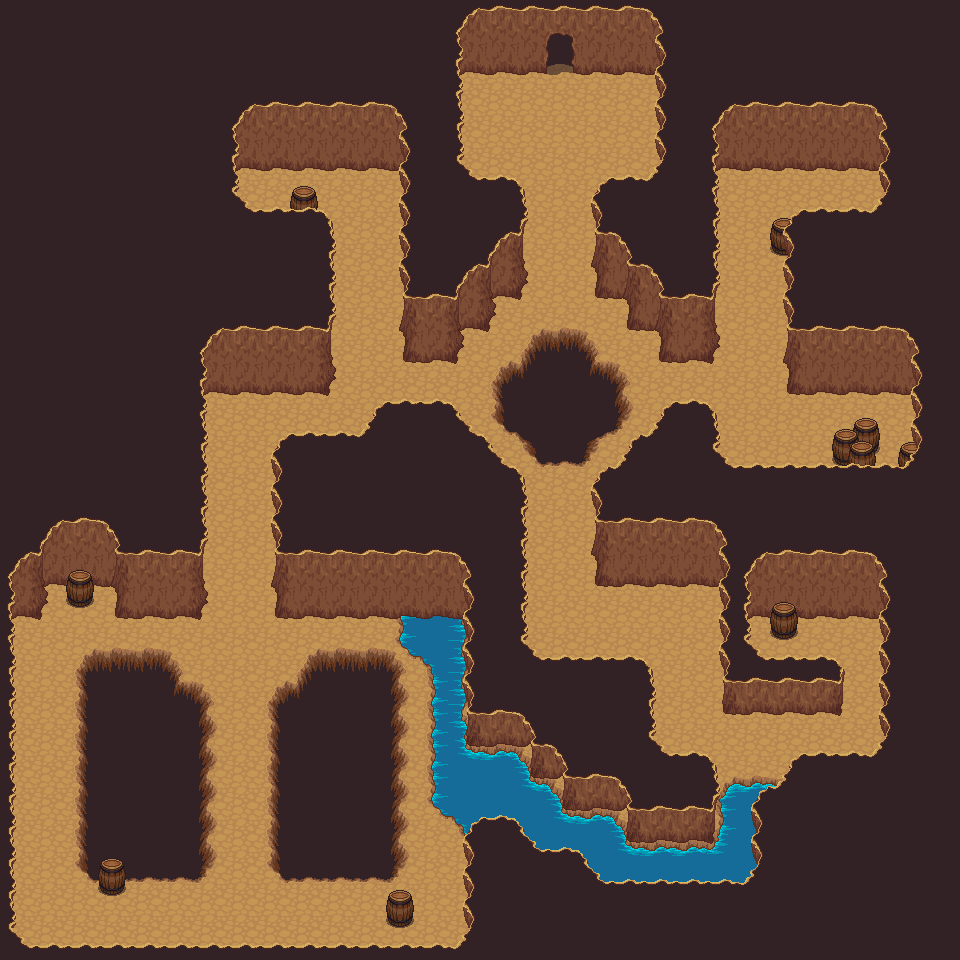

A 2D game scene composited from a Tiled map and its tileset images. What follows is a short description and the map's XML, with each tile layer's data collapsed to a summary:
An orthogonal 30x30 tile map with 32x32 px tiles, 6 tile layers (Floor, Water, DecorationsLower, WallsExtra, ...), 6 tilesets.

<map version="1.0" orientation="orthogonal" width="30" height="30" tilewidth="32" tileheight="32">
 <tileset firstgid="1" name="wall" tilewidth="32" tileheight="32">
  <image source="tiles/wall.png" width="160" height="160" />
  <tile id="0">
   <properties>
    <property name="wall" value="se" />
   </properties>
  </tile>
  <tile id="1">
   <properties>
    <property name="wall" value="s" />
   </properties>
  </tile>
  <tile id="2">
   <properties>
    <property name="wall" value="sw" />
   </properties>
  </tile>
  <tile id="3">
   <properties>
    <property name="wall" value="a" />
   </properties>
  </tile>
  <tile id="4">
   <properties>
    <property name="wall" value="a" />
   </properties>
  </tile>
  <tile id="5">
   <properties>
    <property name="wall" value="e" />
   </properties>
  </tile>
  <tile id="7">
   <properties>
    <property name="wall" value="w" />
   </properties>
  </tile>
  <tile id="8">
   <properties>
    <property name="wall" value="a" />
   </properties>
  </tile>
  <tile id="9">
   <properties>
    <property name="wall" value="a" />
   </properties>
  </tile>
  <tile id="10">
   <properties>
    <property name="wall" value="e" />
   </properties>
  </tile>
  <tile id="11">
   <properties>
    <property name="wall" value="a" />
   </properties>
  </tile>
  <tile id="12">
   <properties>
    <property name="wall" value="w" />
   </properties>
  </tile>
  <tile id="13">
   <properties>
    <property name="wall" value="a" />
   </properties>
  </tile>
  <tile id="14">
   <properties>
    <property name="wall" value="a" />
   </properties>
  </tile>
  <tile id="15">
   <properties>
    <property name="wall" value="e" />
   </properties>
  </tile>
  <tile id="16">
   <properties>
    <property name="wall" value="a" />
   </properties>
  </tile>
  <tile id="17">
   <properties>
    <property name="wall" value="w" />
   </properties>
  </tile>
  <tile id="18">
   <properties>
    <property name="wall" value="e" />
   </properties>
  </tile>
  <tile id="19">
   <properties>
    <property name="wall" value="w" />
   </properties>
  </tile>
  <tile id="21">
   <properties>
    <property name="wall" value="n" />
   </properties>
  </tile>
 </tileset>
 <tileset firstgid="26" name="wallfloor" tilewidth="32" tileheight="32">
  <image source="tiles/wallfloor.png" width="160" height="160" />
  <tile id="0">
   <properties>
    <property name="wall" value="se" />
   </properties>
  </tile>
  <tile id="1">
   <properties>
    <property name="wall" value="s" />
   </properties>
  </tile>
  <tile id="2">
   <properties>
    <property name="wall" value="sw" />
   </properties>
  </tile>
  <tile id="3">
   <properties>
    <property name="wall" value="a" />
   </properties>
  </tile>
  <tile id="4">
   <properties>
    <property name="wall" value="a" />
   </properties>
  </tile>
  <tile id="5">
   <properties>
    <property name="wall" value="e" />
   </properties>
  </tile>
  <tile id="7">
   <properties>
    <property name="wall" value="w" />
   </properties>
  </tile>
  <tile id="8">
   <properties>
    <property name="wall" value="a" />
   </properties>
  </tile>
  <tile id="9">
   <properties>
    <property name="wall" value="a" />
   </properties>
  </tile>
  <tile id="10">
   <properties>
    <property name="wall" value="e" />
   </properties>
  </tile>
  <tile id="11">
   <properties>
    <property name="wall" value="a" />
   </properties>
  </tile>
  <tile id="12">
   <properties>
    <property name="wall" value="w" />
   </properties>
  </tile>
  <tile id="13">
   <properties>
    <property name="wall" value="a" />
   </properties>
  </tile>
  <tile id="14">
   <properties>
    <property name="wall" value="a" />
   </properties>
  </tile>
  <tile id="15">
   <properties>
    <property name="wall" value="e" />
   </properties>
  </tile>
  <tile id="16">
   <properties>
    <property name="wall" value="a" />
   </properties>
  </tile>
  <tile id="17">
   <properties>
    <property name="wall" value="w" />
   </properties>
  </tile>
  <tile id="18">
   <properties>
    <property name="wall" value="a" />
   </properties>
  </tile>
  <tile id="19">
   <properties>
    <property name="wall" value="a" />
   </properties>
  </tile>
  <tile id="20">
   <properties>
    <property name="wall" value="ne" />
   </properties>
  </tile>
  <tile id="21">
   <properties>
    <property name="wall" value="n" />
   </properties>
  </tile>
  <tile id="22">
   <properties>
    <property name="wall" value="nw" />
   </properties>
  </tile>
 </tileset>
 <tileset firstgid="51" name="hole" tilewidth="32" tileheight="32">
  <image source="tiles/hole.png" width="96" height="192" />
  <tile id="0">
   <properties>
    <property name="wall" value="a" />
   </properties>
  </tile>
  <tile id="1">
   <properties>
    <property name="wall" value="a" />
   </properties>
  </tile>
  <tile id="2">
   <properties>
    <property name="wall" value="a" />
   </properties>
  </tile>
  <tile id="3">
   <properties>
    <property name="wall" value="a" />
   </properties>
  </tile>
  <tile id="4">
   <properties>
    <property name="wall" value="a" />
   </properties>
  </tile>
  <tile id="5">
   <properties>
    <property name="wall" value="a" />
   </properties>
  </tile>
  <tile id="6">
   <properties>
    <property name="wall" value="se" />
   </properties>
  </tile>
  <tile id="7">
   <properties>
    <property name="wall" value="s" />
   </properties>
  </tile>
  <tile id="8">
   <properties>
    <property name="wall" value="sw" />
   </properties>
  </tile>
  <tile id="9">
   <properties>
    <property name="wall" value="e" />
   </properties>
  </tile>
  <tile id="10">
   <properties>
    <property name="wall" value="a" />
   </properties>
  </tile>
  <tile id="11">
   <properties>
    <property name="wall" value="w" />
   </properties>
  </tile>
  <tile id="12">
   <properties>
    <property name="wall" value="ne" />
   </properties>
  </tile>
  <tile id="13">
   <properties>
    <property name="wall" value="n" />
   </properties>
  </tile>
  <tile id="14">
   <properties>
    <property name="wall" value="nw" />
   </properties>
  </tile>
  <tile id="15">
   <properties>
    <property name="wall" value="a" />
   </properties>
  </tile>
  <tile id="16">
   <properties>
    <property name="wall" value="a" />
   </properties>
  </tile>
  <tile id="17">
   <properties>
    <property name="wall" value="a" />
   </properties>
  </tile>
 </tileset>
 <tileset firstgid="69" name="water" tilewidth="32" tileheight="32">
  <image source="tiles/water.png" width="96" height="192" />
  <tile id="1">
   <properties>
    <property name="wall" value="a" />
   </properties>
  </tile>
  <tile id="2">
   <properties>
    <property name="wall" value="a" />
   </properties>
  </tile>
  <tile id="4">
   <properties>
    <property name="wall" value="a" />
   </properties>
  </tile>
  <tile id="5">
   <properties>
    <property name="wall" value="a" />
   </properties>
  </tile>
  <tile id="6">
   <properties>
    <property name="wall" value="se" />
   </properties>
  </tile>
  <tile id="7">
   <properties>
    <property name="wall" value="s" />
   </properties>
  </tile>
  <tile id="8">
   <properties>
    <property name="wall" value="sw" />
   </properties>
  </tile>
  <tile id="9">
   <properties>
    <property name="wall" value="e" />
   </properties>
  </tile>
  <tile id="10">
   <properties>
    <property name="wall" value="a" />
   </properties>
  </tile>
  <tile id="11">
   <properties>
    <property name="wall" value="w" />
   </properties>
  </tile>
  <tile id="12">
   <properties>
    <property name="wall" value="ne" />
   </properties>
  </tile>
  <tile id="13">
   <properties>
    <property name="wall" value="n" />
   </properties>
  </tile>
  <tile id="14">
   <properties>
    <property name="wall" value="nw" />
   </properties>
  </tile>
  <tile id="15">
   <properties>
    <property name="wall" value="a" />
   </properties>
  </tile>
  <tile id="16">
   <properties>
    <property name="wall" value="a" />
   </properties>
  </tile>
  <tile id="17">
   <properties>
    <property name="wall" value="a" />
   </properties>
  </tile>
 </tileset>
 <tileset firstgid="87" name="barrel" tilewidth="32" tileheight="32">
  <image source="tiles/barrel.png" width="128" height="64" />
  <tile id="0">
   <properties>
    <property name="wall" value="s" />
   </properties>
  </tile>
  <tile id="2">
   <properties>
    <property name="wall" value="a" />
   </properties>
  </tile>
  <tile id="3">
   <properties>
    <property name="wall" value="w" />
   </properties>
  </tile>
  <tile id="4">
   <properties>
    <property name="wall" value="n" />
   </properties>
  </tile>
  <tile id="5">
   <properties>
    <property name="wall" value="a" />
   </properties>
  </tile>
  <tile id="6">
   <properties>
    <property name="wall" value="a" />
   </properties>
  </tile>
  <tile id="7">
   <properties>
    <property name="wall" value="w" />
   </properties>
  </tile>
 </tileset>
 <tileset firstgid="95" name="collisionator" tilewidth="32" tileheight="32">
  <image source="tiles/collisionator.png" width="128" height="128" />
  <tile id="0">
   <properties>
    <property name="wall" value="se" />
   </properties>
  </tile>
  <tile id="1">
   <properties>
    <property name="wall" value="s" />
   </properties>
  </tile>
  <tile id="2">
   <properties>
    <property name="wall" value="sw" />
   </properties>
  </tile>
  <tile id="4">
   <properties>
    <property name="wall" value="e" />
   </properties>
  </tile>
  <tile id="5">
   <properties>
    <property name="wall" value="a" />
   </properties>
  </tile>
  <tile id="6">
   <properties>
    <property name="wall" value="w" />
   </properties>
  </tile>
  <tile id="7">
   <properties>
    <property name="wall" value="bs" />
   </properties>
  </tile>
  <tile id="8">
   <properties>
    <property name="wall" value="ne" />
   </properties>
  </tile>
  <tile id="9">
   <properties>
    <property name="wall" value="n" />
   </properties>
  </tile>
  <tile id="10">
   <properties>
    <property name="wall" value="nw" />
   </properties>
  </tile>
  <tile id="11">
   <properties>
    <property name="wall" value="sl" />
   </properties>
  </tile>
  <tile id="12">
   <properties>
    <property name="wall" value="l1" />
   </properties>
  </tile>
  <tile id="13">
   <properties>
    <property name="wall" value="l2" />
   </properties>
  </tile>
  <tile id="14">
   <properties>
    <property name="wall" value="l3" />
   </properties>
  </tile>
  <tile id="15">
   <properties>
    <property name="wall" value="l4" />
   </properties>
  </tile>
 </tileset>
 <layer name="Floor" width="30" height="30">
  <data>[900 cells, 900 non-empty, 1 distinct tile ids]</data>
 </layer>
 <layer name="Water" width="30" height="30">
  <data>[900 cells, 47 non-empty, 10 distinct tile ids]</data>
 </layer>
 <layer name="DecorationsLower" width="30" height="30">
  <data>[900 cells, 11 non-empty, 7 distinct tile ids]</data>
 </layer>
 <layer name="WallsExtra" width="30" height="30">
  <data>[900 cells, 36 non-empty, 15 distinct tile ids]</data>
 </layer>
 <layer name="Walls" width="30" height="30">
  <data>[900 cells, 788 non-empty, 36 distinct tile ids]</data>
 </layer>
 <layer name="DecorationsUpper" width="30" height="30">
  <data>[900 cells, 8 non-empty, 2 distinct tile ids]</data>
 </layer>
</map>
